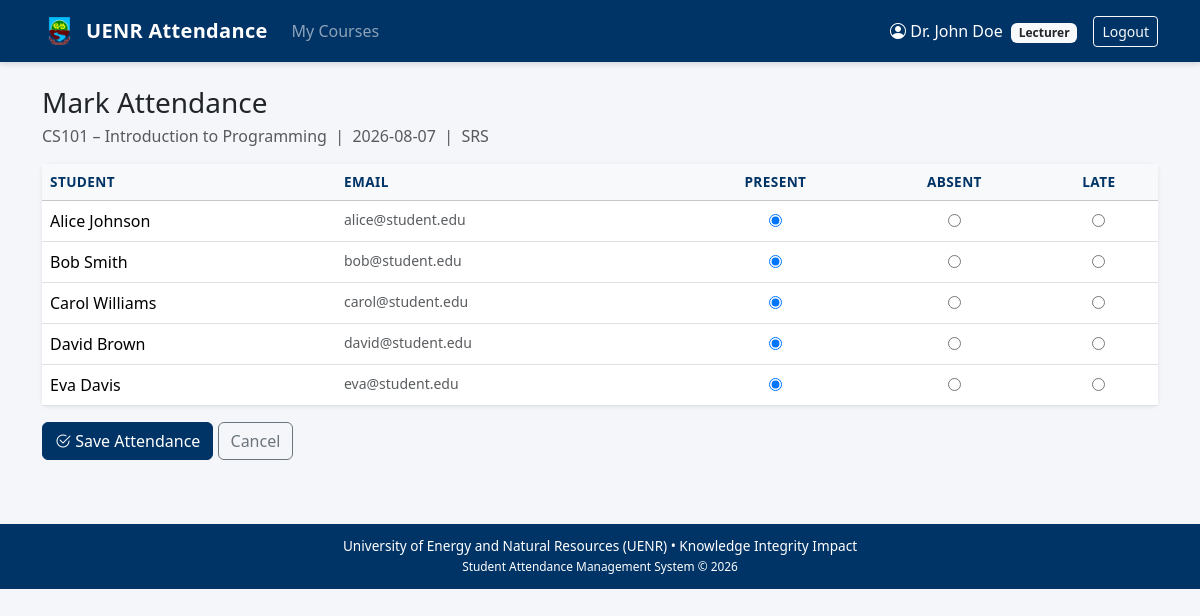
The app's page /lecturer/session/2/mark (signed in) with its own data.
### tables this page shows
CREATE TABLE courses (
            id INTEGER PRIMARY KEY AUTOINCREMENT,
            code TEXT UNIQUE NOT NULL,
            title TEXT NOT NULL,
            description TEXT,
            lecturer_id INTEGER,
            created_at TEXT DEFAULT CURRENT_TIMESTAMP,
            FOREIGN KEY (lecturer_id) REFERENCES users(id)
        );

CREATE TABLE attendance_sessions (
            id INTEGER PRIMARY KEY AUTOINCREMENT,
            course_id INTEGER NOT NULL,
            session_date TEXT NOT NULL,
            topic TEXT,
            created_by INTEGER NOT NULL,
            created_at TEXT DEFAULT CURRENT_TIMESTAMP,
            UNIQUE(course_id, session_date),
            FOREIGN KEY (course_id) REFERENCES courses(id),
            FOREIGN KEY (created_by) REFERENCES users(id)
        );

CREATE TABLE users (
            id INTEGER PRIMARY KEY AUTOINCREMENT,
            username TEXT UNIQUE NOT NULL,
            email TEXT UNIQUE NOT NULL,
            password_hash TEXT NOT NULL,
            full_name TEXT NOT NULL,
            role TEXT NOT NULL CHECK(role IN ('admin', 'lecturer', 'student')),
            is_active INTEGER DEFAULT 1,
            created_at TEXT DEFAULT CURRENT_TIMESTAMP
        );

### app.py (the view, shortened to what this page needs)
@app.route("/lecturer/session/<int:session_id>/mark", methods=["GET", "POST"])
@login_required("lecturer")
def lecturer_mark(session_id):
    db = get_db()
    sess = db.execute("""
        SELECT s.*, c.code, c.title, c.lecturer_id
        FROM attendance_sessions s JOIN courses c ON s.course_id = c.id
        WHERE s.id = ?
    """, (session_id,)).fetchone()
    if not sess or sess["lecturer_id"] != session["user_id"]:
        flash("Session not found or access denied.", "danger")
        return redirect(url_for("lecturer_dashboard"))
    students = db.execute("""
        SELECT u.id, u.full_name, u.email,
               (SELECT status FROM attendance_records r
                WHERE r.session_id = ? AND r.student_id = u.id) AS current_status
        FROM enrollments e JOIN users u ON e.student_id = u.id
        WHERE e.course_id = ?
        ORDER BY u.full_name
    """, (session_id, sess["course_id"])).fetchall()
    return render_template("lecturer/mark.html", sess=sess, students=students)

### app.py (called while the page is built, shortened)
def get_db():
    if "db" not in g:
        g.db = sqlite3.connect(DATABASE)
        g.db.row_factory = sqlite3.Row
        g.db.execute("PRAGMA foreign_keys = ON")
    return g.db

def login_required(role=None):
    def decorator(f):
        @wraps(f)
        def wrapped(*args, **kwargs):
            if "user_id" not in session:
                flash("Please log in to continue.", "warning")
                return redirect(url_for("login"))
            return f(*args, **kwargs)
        return wrapped
    return decorator

### templates/lecturer/mark.html (shortened to what this page needs)
{% extends "base.html" %}
{% block content %}
<h3 class="mb-1">Mark Attendance</h3>
<p class="text-muted">{{ sess.code }} – {{ sess.title }} &nbsp;|&nbsp; {{ sess.session_date }}
    {% if sess.topic %}&nbsp;|&nbsp; {{ sess.topic }}{% endif %}
</p>
{% if students %}
<form method="POST">
    <div class="card">
        <div class="card-body p-0">
            <table class="table table-hover mb-0">
                <thead class="table-light">
                    <tr>
                        <th>Student</th>
                        <th>Email</th>
                        <th class="text-center">Present</th>
                        <th class="text-center">Absent</th>
                        <th class="text-center">Late</th>
                    </tr>
                </thead>
                <tbody>
                    {% for s in students %}
                    <tr>
                        <td>{{ s.full_name }}</td>
                        <td class="text-muted small">{{ s.email }}</td>
                        <td class="text-center">
                            <input type="radio" name="status_{{ s.id }}" value="Present"
                                   {% if s.current_status == 'Present' or not s.current_status %}checked{% endif %}>
                        </td>
                        <td class="text-center">
                            <input type="radio" name="status_{{ s.id }}" value="Absent"
                                   {% if s.current_status == 'Absent' %}checked{% endif %}>
                        </td>
                        <td class="text-center">
                            <input type="radio" name="status_{{ s.id }}" value="Late"
                                   {% if s.current_status == 'Late' %}checked{% endif %}>
                        </td>
                    </tr>
                    {% endfor %}
                </tbody>
            </table>
        </div>
    </div>
    <div class="mt-3">
        <button type="submit" class="btn btn-primary">
            <i class="bi bi-check2-circle"></i> Save Attendance
        </button>
        <a href="{{ url_for('lecturer_course', course_id=sess.course_id) }}" class="btn btn-outline-secondary">Cancel</a>
    </div>
</form>
{% else %}
<div class="alert alert-warning">No students are enrolled in this course. Ask an administrator to enroll students first.</div>
<a href="{{ url_for('lecturer_course', course_id=sess.course_id) }}" class="btn btn-outline-secondary">Back</a>
{% endif %}
{% endblock %}

### templates/base.html (style rules this page uses)
:root { --uenr-blue: #003366; --uenr-green: #2e7d32; --uenr-yellow: #f9a825; --uenr-brown: #5d4037; }
body { background-color: #f4f6f9; min-height: 100vh; }
.btn-primary { background-color: var(--uenr-blue); border-color: var(--uenr-blue); }
.card { border: none; box-shadow: 0 1px 4px rgba(0,0,0,.08); }
.table th { font-size: 0.85rem; text-transform: uppercase; letter-spacing: .03em; color: var(--uenr-blue); }

### records on screen
courses: code "CS101", title "Introduction to Programming"
attendance_sessions: session_date "2026-08-07", topic "SRS"
users: full_name "Alice Johnson", email "alice@student.edu"
users: full_name "Bob Smith", email "bob@student.edu"
users: full_name "Carol Williams", email "carol@student.edu"
users: full_name "David Brown", email "david@student.edu"
users: full_name "Eva Davis", email "eva@student.edu"

### other values on screen
{{ session.full_name }} "Dr. John Doe"
{{ session.role|capitalize }} "Lecturer"
